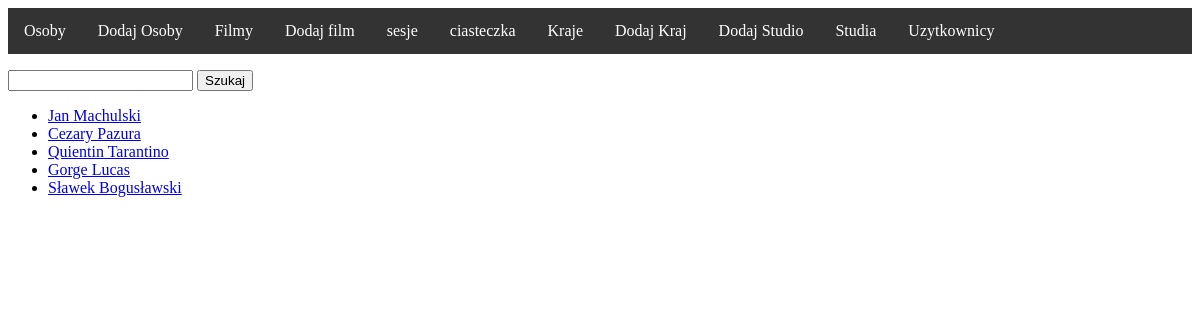
The app's page /persons/ with its own data.
### filmweb/models.py (models this page shows)
class Person(models.Model):
    first_name = models.CharField(max_length=20)
    last_name = models.CharField(max_length=20)
    def __str__(self):
        return f"{self.first_name} {self.last_name}"
    def get_detail_url(self):
        return f"/person/{self.id}"

### filmweb/views.py (the view)
# urls.py: path('persons/', views.PersonListView.as_view(), name='person_list'),
class PersonListView(View):
    def get(self, request):
        objects = Person.objects.all()
        nazwisko = request.GET.get('data')
        if nazwisko is not None:
            objects = objects.filter(last_name__icontains=nazwisko)
        sikorka = render(request, "show_objects.html", {'object_list': objects})
        return sikorka

### templates/show_objects.html
{% extends 'base.html' %}
{% block content %}
    <p>
    <form>
        <input type="text" name="data">
        <input type="submit" value="Szukaj">
    </form>
    </p>
<ul>
    {% for obj in object_list %}
        <li><a href="{{ obj.get_detail_url }}"> {{ obj }}</a></li>
    {% endfor %}
</ul>
{% endblock %}

### records on screen
Person: first_name+last_name "Jan Machulski"
Person: first_name+last_name "Cezary Pazura"
Person: first_name+last_name "Quientin Tarantino"
Person: first_name+last_name "Gorge Lucas"
Person: first_name+last_name "Sławek Bogusławski"
